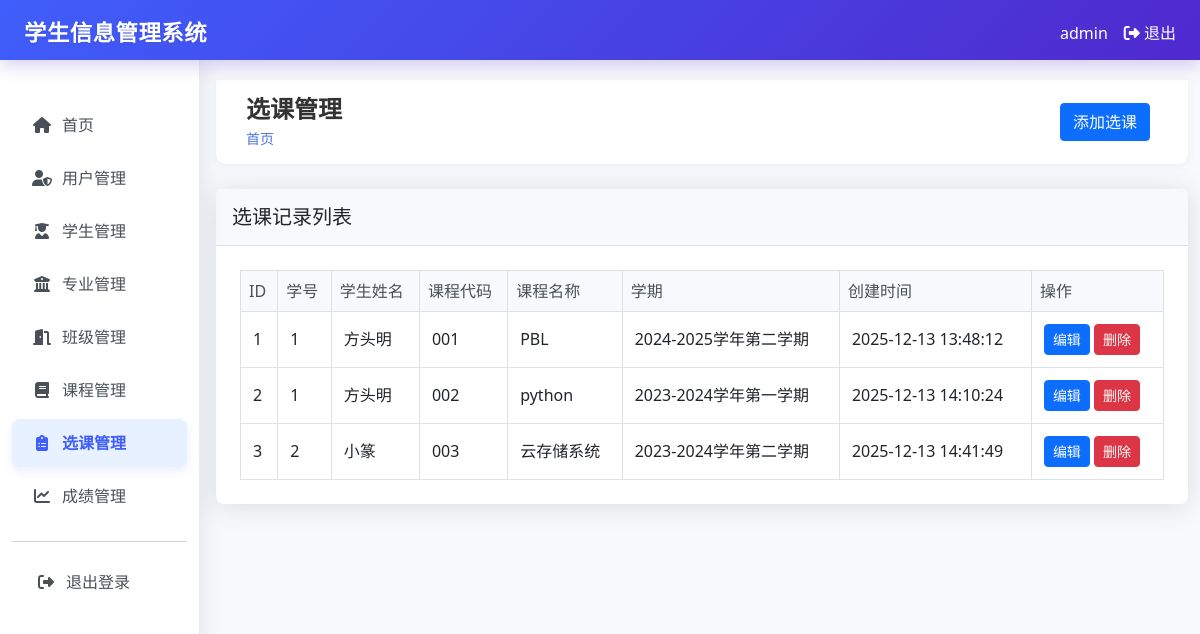
Page /enrollments (signed in) on the earlier database version.
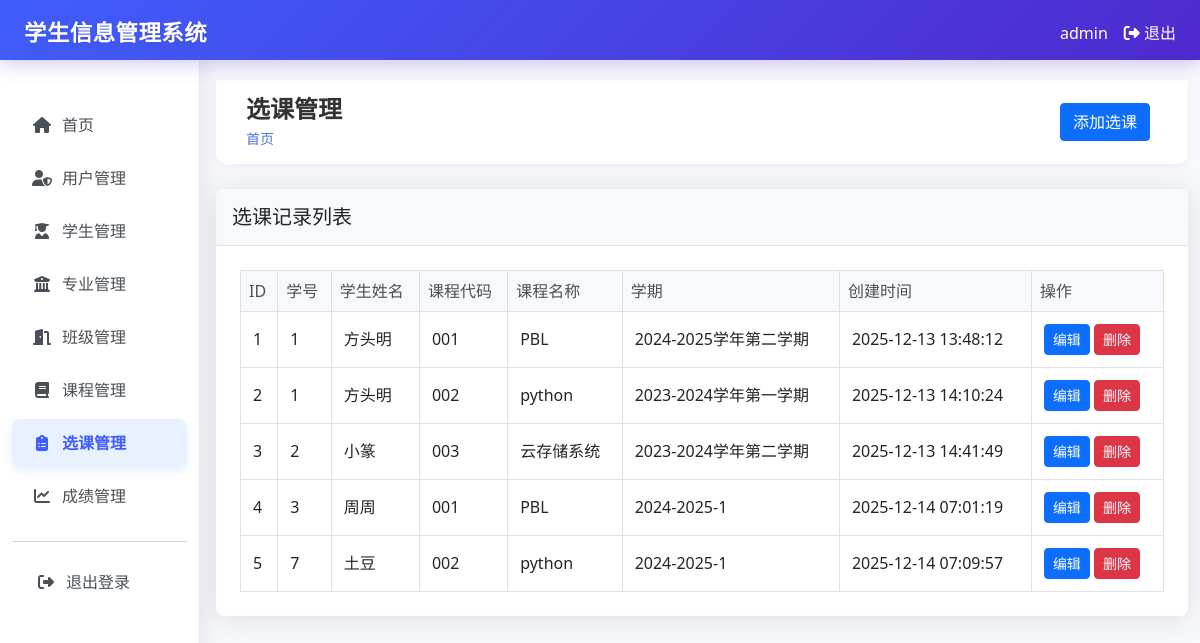
Same page on the later database version.
### tables this page shows
CREATE TABLE enrollments (
        id INTEGER PRIMARY KEY AUTOINCREMENT,
        student_id INTEGER,
        course_id INTEGER,
        grade REAL,
        semester TEXT,
        created_at TIMESTAMP DEFAULT CURRENT_TIMESTAMP,
        FOREIGN KEY (student_id) REFERENCES students (id),
        FOREIGN KEY (course_id) REFERENCES courses (id)
    );

CREATE TABLE students (
        id INTEGER PRIMARY KEY AUTOINCREMENT,
        student_id TEXT UNIQUE NOT NULL,
        name TEXT NOT NULL,
        gender TEXT NOT NULL,
        birth_date TEXT,
        address TEXT,
        phone TEXT,
        email TEXT,
        major_id INTEGER,
        class_id INTEGER,
        enrollment_date TEXT,
        created_by INTEGER,
        created_at TIMESTAMP DEFAULT CURRENT_TIMESTAMP,
        FOREIGN KEY (major_id) REFERENCES majors (id),
        FOREIGN KEY (class_id) REFERENCES classes (id),
        FOREIGN KEY (created_by) REFERENCES users (id)
    );

CREATE TABLE courses (
        id INTEGER PRIMARY KEY AUTOINCREMENT,
        code TEXT UNIQUE NOT NULL,
        name TEXT NOT NULL,
        description TEXT,
        credits INTEGER,
        created_at TIMESTAMP DEFAULT CURRENT_TIMESTAMP
    );

### app.py (the view, shortened to what this page needs)
@app.route("/enrollments")
@login_required
def enrollments():
    conn = get_db_connection()
    if session.get("role") == "admin":
        enrollments = conn.execute("""
            SELECT e.*, s.name as student_name, s.student_id, c.name as course_name, c.code
            FROM enrollments e
            JOIN students s ON e.student_id = s.id
            JOIN courses c ON e.course_id = c.id
            ORDER BY e.id ASC
        """).fetchall()
    conn.close()
    return render_template("enrollments/index.html", enrollments=enrollments)

### app.py (called while the page is built)
def login_required(f):
    @wraps(f)
    def decorated_function(*args, **kwargs):
        if "user_id" not in session:
            return redirect(url_for("login"))
        return f(*args, **kwargs)
    return decorated_function

def get_db_connection():
    conn = sqlite3.connect("student_management.db")
    conn.row_factory = sqlite3.Row
    return conn

### templates/enrollments/index.html (shortened to what this page needs)
{% extends "base.html" %}
{% block header %}选课管理{% endblock %}
{% block actions %}
<a href="{{ url_for('create_enrollment') }}" class="btn btn-primary">添加选课</a>
{% endblock %}
{% block content %}
<div class="card">
    <div class="card-header">
        <h5 class="card-title mb-0">选课记录列表</h5>
    </div>
    <div class="card-body">
        <div class="table-responsive">
            <table class="table table-bordered table-hover">
                <thead class="table-light">
                    <tr>
                        <th>ID</th>
                        <th>学号</th>
                        <th>学生姓名</th>
                        <th>课程代码</th>
                        <th>课程名称</th>
                        <th>学期</th>
                        <th>创建时间</th>
                        <th>操作</th>
                    </tr>
                </thead>
                <tbody>
                    {% for enrollment in enrollments %}
                    <tr>
                        <td>{{ enrollment.id }}</td>
                        <td>{{ enrollment.student_id }}</td>
                        <td>{{ enrollment.student_name }}</td>
                        <td>{{ enrollment.code }}</td>
                        <td>{{ enrollment.course_name }}</td>
                        <td>{{ enrollment.semester }}</td>
                        <td>{{ enrollment.created_at }}</td>
                        <td>
                            <a href="{{ url_for('edit_enrollment', enrollment_id=enrollment.id) }}" class="btn btn-sm btn-primary">编辑</a>
                            <form action="{{ url_for('delete_enrollment', enrollment_id=enrollment.id) }}" method="post" style="display: inline;" onsubmit="return confirm('确定要删除此选课记录吗？');">
                                <button type="submit" class="btn btn-sm btn-danger">删除</button>
                            </form>
                        </td>
                    </tr>
                    {% endfor %}
                </tbody>
            </table>
        </div>
    </div>
</div>
{% endblock %}

Differences in the rows shown:
added enrollments: id "4", student_id "3", student_name "周周", code "001", course_name "PBL", semester "2024-2025-1", created_at "2025-12-14 07:01:19"
added enrollments: id "5", student_id "7", student_name "土豆", code "002", course_name "python", semester "2024-2025-1", created_at "2025-12-14 07:09:57"
